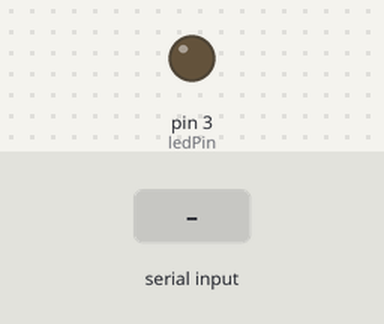
The sketch below on a simulated Arduino Uno, built with avr-gcc and run on an emulated ATmega328P. On the bench: output pins drawn as LEDs (lit = HIGH). The test bench sets the inputs (shaded band).

Above: at 1.2 s.
1.3 s: "1" received over Serial
At 1.8 s:
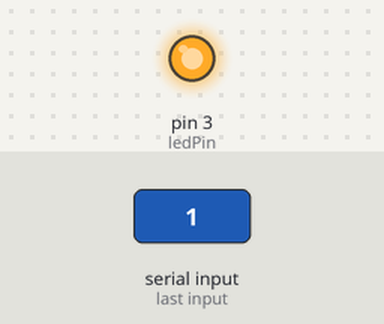
2.8 s: "0" received over Serial
At 4.1 s:
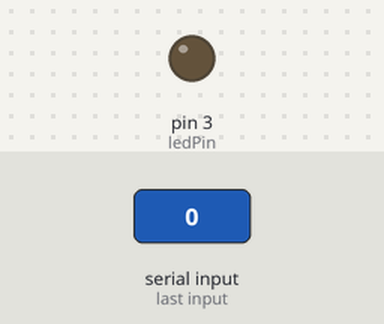
Timing chart, 0 to 5.8 s (numbered marks = the images above; inputs shaded):
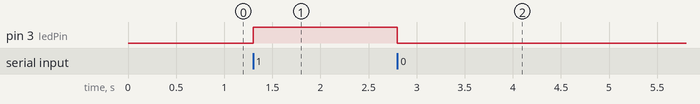

The sketch:

gossipLED.ino
```cpp
const int ledPin = 3;

void setup() {
  pinMode(ledPin, OUTPUT);
  Serial.begin(9600);
}

void loop() {
  if (Serial.available() > 0) {
    int serialdata = Serial.read();

    if (serialdata == '1') {
      digitalWrite(ledPin, HIGH);
    } else if (serialdata == '0') {
      digitalWrite(ledPin, LOW);
    }
  }
}
```

Measured:
- after the input at 1.3 s, pin 3 (ledPin): LOW → HIGH at once
- after the input at 2.8 s, pin 3 (ledPin): HIGH → LOW at once
